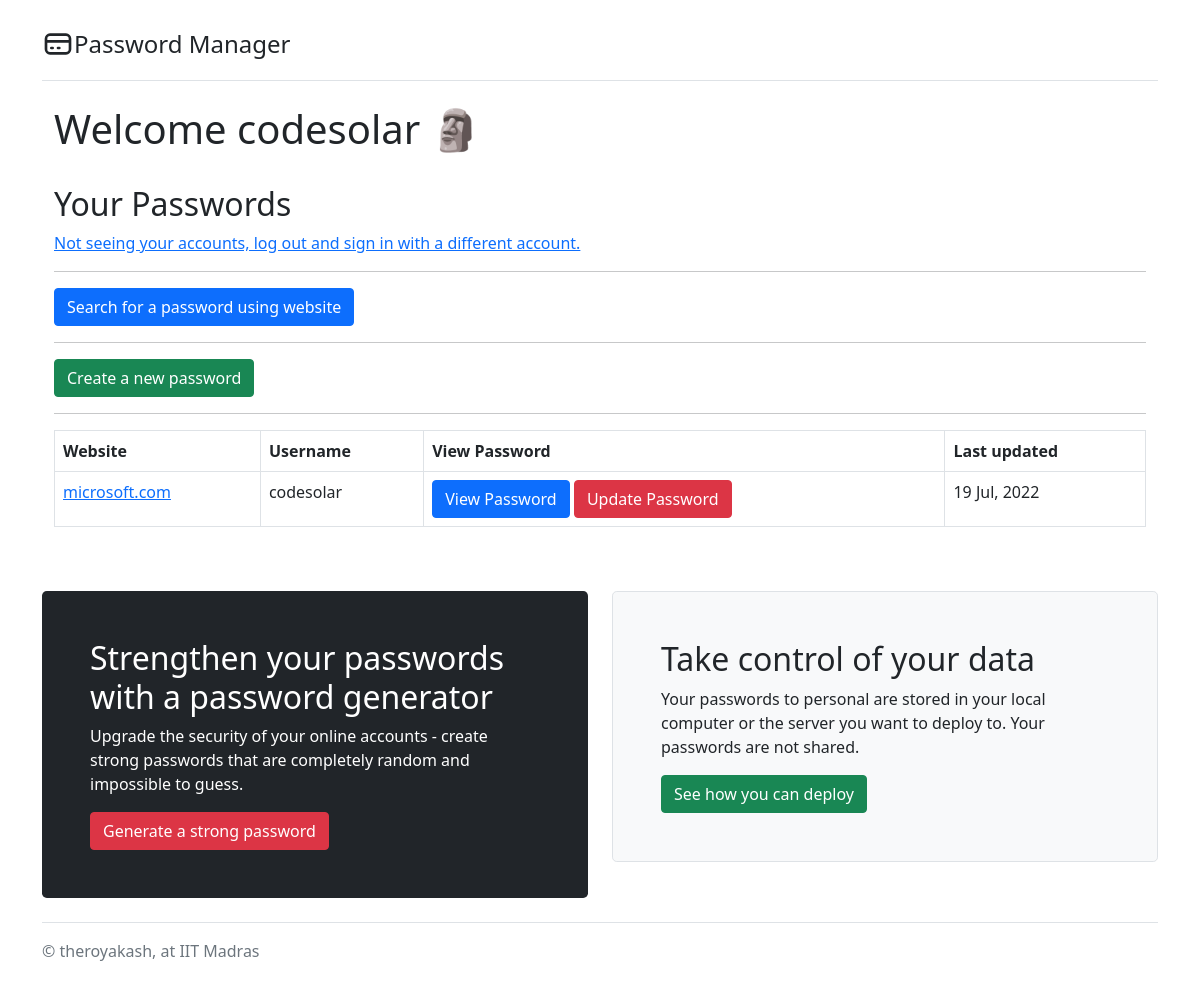
/vault (signed in), run on the app's committed database.
### tables this page shows
CREATE TABLE "passwords" (
            "id"	INTEGER PRIMARY KEY AUTOINCREMENT,
            "website"	TEXT NOT NULL,
            "username"	TEXT NOT NULL,
            "password"	TEXT,
            "last_updated"	TEXT,
            "userid" INTEGER
        );

### server.py (the view)
@flask_app.route("/vault", methods=["GET"])
@login_required
def vault():
    username:str = session.get('username')
    currentlySignedUserID = session.get('userid')
    passwords = database.get_all_passwords(currentlySignedUserID)
    return render_template("vault.html", username=username, passwords=passwords)

### database.py (called while the page is built)
def get_all_passwords(currentlySignedUserID:int):
    connection = sqlite3.connect(f"{HERE}/db/database.db")
    cursor = connection.cursor()
    with connection:
        cursor.execute(f"SELECT * FROM passwords where userid={currentlySignedUserID}")
        fetched_data = cursor.fetchall()
    return fetched_data

### loginrequired.py (called while the page is built)
def login_required(f):
    @wraps(f)
    def decorated_function(*args, **kwargs):
        if session.get("username") is None:
            return redirect("/login")
        return f(*args, **kwargs)
    return decorated_function

### server.py (called while the page is built)
@flask_app.after_request
def after_request(response):
    response.headers["Cache-Control"] = "no-cache, no-store, must-revalidate"
    response.headers["Expires"] = 0
    response.headers["Pragma"] = "no-cache"
    return response

### templates/vault.html (shortened to what this page needs)
{% extends "base.html" %}
{% block body %}
<main>
    <div class="container p-10">
        <h1>Welcome {{username}} 🗿</h1>
        <br>
        <h2>Your Passwords</h2>
        <a href="/logout">Not seeing your accounts, log out and sign in with a different account.</a>
        <hr>
        <button type="button" class="btn btn-primary" data-bs-toggle="modal" data-bs-target="#searchPassword">Search for a password using website</button>
        <hr>
        <button type="button" class="btn btn-success" data-bs-toggle="modal" data-bs-target="#addApassword">Create a new
            password</button>
        <br>
        <hr>
        <table class="table table-bordered">
            <thead>
                <tr>
                    <th scope="col">Website</th>
                    <th scope="col">Username</th>
                    <th scope="col">View Password</th>
                    <th scope="col">Last updated</th>
                </tr>
            </thead>
            <tbody>
                {%for password in passwords%}
                <tr>
                    <td><a href="https://www.{{password[1]}}">{{password[1]}}</td>
                    <td>{{password[2]}}</td>
                    <td><button type="button" class="btn btn-primary" data-bs-toggle="modal"
                            data-bs-target="#mymodal{{password[0]}}">
                            View Password</button>
                        </button> <button data-bs-toggle="modal" data-bs-target="#updatePassword{{password[0]}}"
                            class="btn btn-danger">Update Password</button></td>
                    <td>{{password[4]}}</td>
                </tr>
                {%endfor%}
            </tbody>
        </table>
    </div>
</main>
{% endblock %}

### data on the page
passwords: website "microsoft.com", username "codesolar", last_updated "19 Jul, 2022"

### other printed values
{{ username }} "codesolar"
